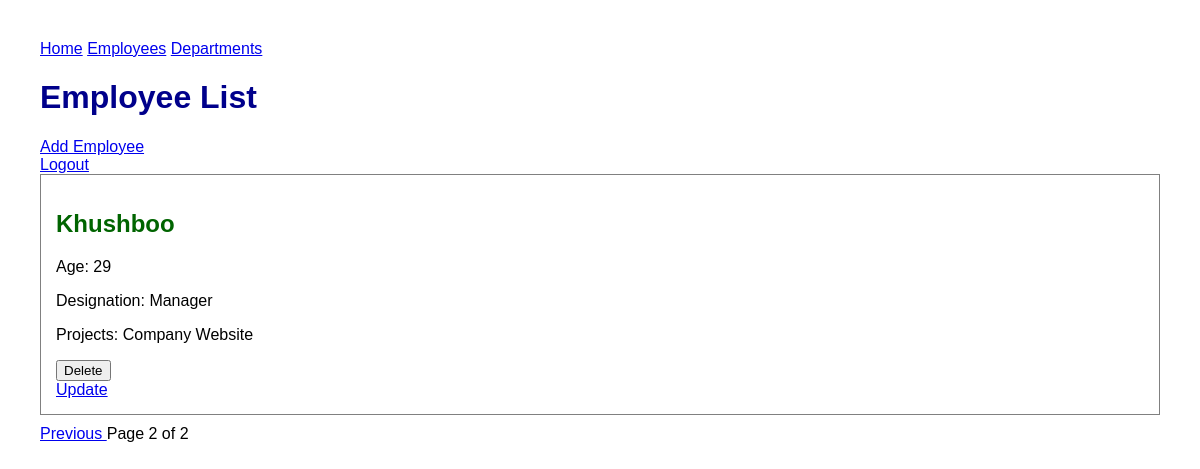
The app's page /employees/?page=2 (signed in) with its own data.
### employees/models.py (models this page shows, shortened)
class Employee(models.Model):
    name = models.CharField(max_length=100)
    age = models.IntegerField()
    designation = models.CharField(max_length=100)
    profile_image = models.ImageField(
        upload_to="profile_images/",
        null=True,
        blank=True
    )
    department = models.ForeignKey(
        Department,
        on_delete=models.CASCADE,
        related_name="employees",
        null=True
    )
    projects = models.ManyToManyField(
        Project,
        related_name="employees"
    )

class Project(models.Model):
    name = models.CharField(max_length=100)

### employees/views.py (the view)
# urls.py: path("employees/", views.employee_list, name="employee_list"),
@login_required
@permission_required(
    "employees.view_employee",
    raise_exception=True
)
def employee_list(request):
    employees = Employee.objects.all()
    paginator = Paginator(employees, 5)
    page_number = request.GET.get("page")
    employees_page = paginator.get_page(page_number)
    if request.method == 'GET':
        return render(
            request,
            "employees/employee_list.html",
            {"employees": employees_page}
        )
    return HttpResponse("Unsupported request method")

### employees/templates/employees/employee_list.html (shortened to what this page needs)
{% extends "employees/base.html" %}
{% block content %}
    <div style="justify-content: flex-end;">
        <h1>Employee List</h1>
        {% if perms.employees.add_employee %}
            <a href="{% url 'employee_create' %}">Add Employee</a>
        {% endif %}
    </div>
    <div>
        <a href="{% url 'logout' %}">
            Logout
        </a>
    </div>
    {% for employee in employees %}
    <div class="employee">
        <h2>{{ employee.name }}</h2>
        <p>Age: {{ employee.age }}</p>
        <p>Designation: {{ employee.designation }}</p>
        <p>
            Projects:
            {% for project in employee.projects.all %}
                {{ project.name }}
            {% endfor %}
        </p>
        {% if perms.employees.delete_employee %}
            <form method="post" action="{% url 'employee_delete' employee.id %}">
                <button type="submit">Delete</button>
            </form>
        {% endif %}
        {% if perms.employees.change_employee %}
            <a href="{% url 'employee_update' employee.id %}">Update</a>
        {% endif %}
    </div>
{% endfor %}
<div class="pagination">
    {% if employees.has_previous %}
        <a href="?page={{ employees.previous_page_number }}">
            Previous
        </a>
    {% endif %}
    <span>
        Page {{ employees.number }} of {{ employees.paginator.num_pages }}
    </span>
</div>
{% endblock %}

### employees/static/employees/style.css (style rules this page uses)
body { font-family: Arial, sans-serif; margin: 40px; }
h1 { color: darkblue; }
h2 { color: darkgreen; }
.employee { border: 1px solid gray; padding: 15px; margin-bottom: 10px; }

### records on screen
Employee: name "Khushboo", age "29", designation "Manager"
Project: name "Company Website"

### other values on screen
{{ employees.number }} "2"
{{ employees.paginator.num_pages }} "2"
